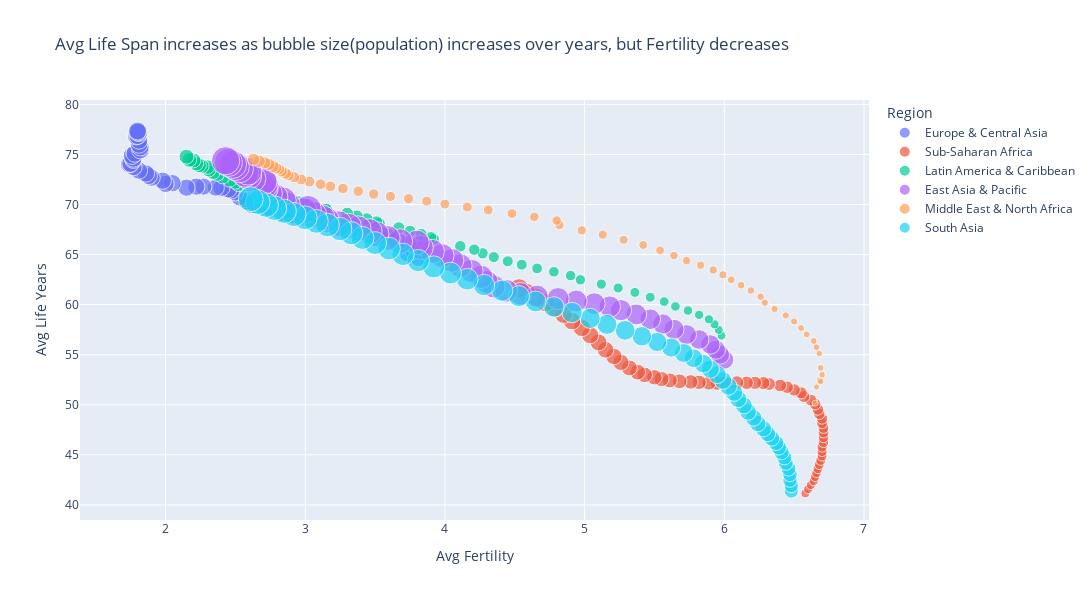

The cell this chart's notebook holds for it:
### Code cell
px.scatter(final_df, x='Avg Fertility', y='Avg Life Years', size='Population(in Billions)', color='Region', opacity=0.7, width=1500, height=600,
           title='Avg Life Span increases as bubble size(population) increases over years, but Fertility decreases')
